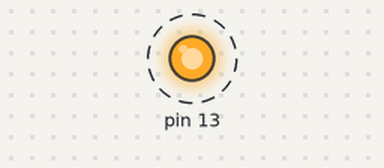
A sketch run on a simulated Arduino Uno, built with avr-gcc and run on an emulated ATmega328P. On the bench: output pins drawn as LEDs (lit = HIGH). Dashed ring = blinking.

Above: at 0.5 s.
Timing chart, 0 to 3.5 s (numbered marks = the images above):
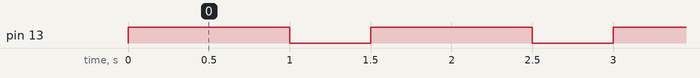

Measured:
- by itself, pin 13: alternates HIGH for 1.0 s and LOW for 0.50 s

The sketch:

nano_portManip.ino
```cpp
void setup() {
	// pinMode(LED_BUILTIN, OUTPUT);
	DDRB = DDRB | 0b00100000;
}

void loop() {
	// digitalWrite(LED_BUILTIN, HIGH);
	PORTB = 0b00100000;
	delay(1000);
	// digitalWrite(LED_BUILTIN, LOW);
	PORTB = 0b00000000;
	delay(500);
}
```
